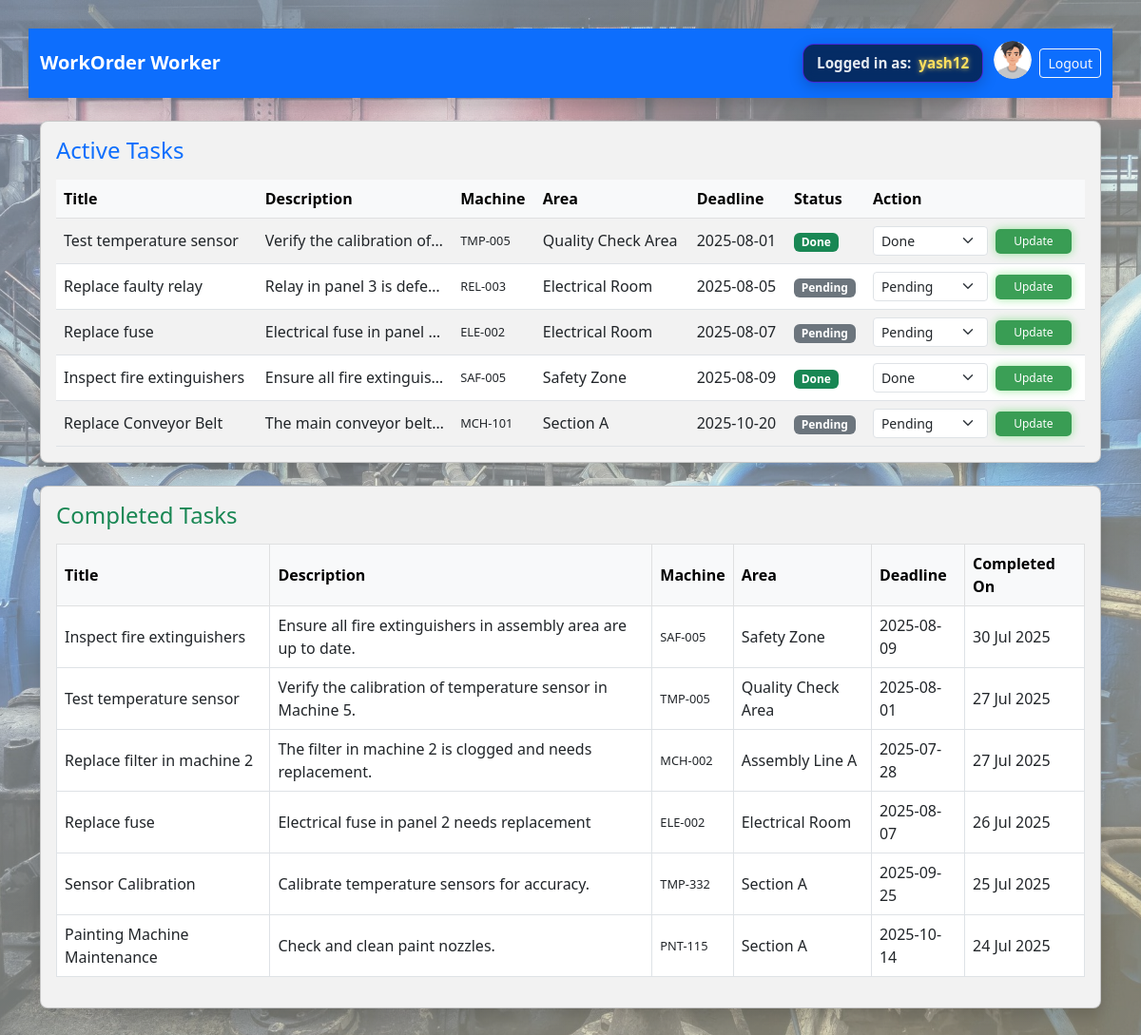
Screenshot of /dashboard (signed in) with the database file from the repository.
### tables this page shows
CREATE TABLE users (
                id INTEGER PRIMARY KEY AUTOINCREMENT,
                username TEXT NOT NULL UNIQUE,
                password TEXT NOT NULL,
                role TEXT NOT NULL,
                email TEXT,
                phone TEXT,
                profile_pic TEXT
            );

CREATE TABLE tasks (
                id INTEGER PRIMARY KEY AUTOINCREMENT,
                title TEXT,
                description TEXT,
                machine_id TEXT,
                area TEXT,
                deadline TEXT,
                assigned_to INTEGER,
                status TEXT,
                FOREIGN KEY (assigned_to) REFERENCES users (id)
            );

CREATE TABLE completed_tasks (
            id INTEGER PRIMARY KEY AUTOINCREMENT,
            task_id INTEGER UNIQUE,
            title TEXT,
            description TEXT,
            machine_id TEXT,
            area TEXT,
            deadline TEXT,
            worker_id INTEGER,
            completed_at TIMESTAMP DEFAULT CURRENT_TIMESTAMP
        , assigned_to INTEGER);

### app.py (the view, shortened to what this page needs)
@app.route('/dashboard')
def dashboard():
    if 'user_id' not in session:
        return redirect(url_for('login'))
    conn = get_db()
    cur = conn.cursor()
    cur.execute("SELECT id, username, role, profile_pic FROM users WHERE id = ?", (session['user_id'],))
    user = cur.fetchone()
    current_date = datetime.today().date()
    cur.execute("""
        SELECT *
        FROM tasks
        WHERE assigned_to = ?
        ORDER BY deadline
    """, (session['user_id'],))
    tasks = cur.fetchall()
    cur.execute("""
        CREATE TABLE IF NOT EXISTS completed_tasks (
            id INTEGER PRIMARY KEY AUTOINCREMENT,
            task_id INTEGER UNIQUE,
            title TEXT,
            description TEXT,
            machine_id TEXT,
            area TEXT,
            deadline TEXT,
            worker_id INTEGER,
            completed_at TIMESTAMP DEFAULT CURRENT_TIMESTAMP
        )
    """)
    conn.commit()
    cur.execute("""
        SELECT *
        FROM completed_tasks
        WHERE worker_id = ?
        ORDER BY completed_at DESC
    """, (session['user_id'],))
    completed_tasks = cur.fetchall()
    conn.close()
    return render_template('worker_dashboard.html', tasks=tasks, completed_tasks=completed_tasks, user=user)

### app.py (called while the page is built)
def get_db():
    conn = sqlite3.connect(DB_PATH)
    conn.row_factory = sqlite3.Row
    return conn# ---------- tiny helper just for analytics ----------

@app.template_filter('datetimeformat')
def datetimeformat(value, format='%Y-%m-%d'):
    if isinstance(value, str):
        try:
            value = datetime.fromisoformat(value)
        except:
            return value  # fallback if parsing fails
    return value.strftime(format)

### templates/worker_dashboard.html (shortened to what this page needs)
<!DOCTYPE html>
<html lang="en">
<head>
  <link href="https://cdn.jsdelivr.net/npm/bootstrap@5.3.0/dist/css/bootstrap.min.css" rel="stylesheet">
  <link rel="stylesheet" href="{{ url_for('static', filename='style.css') }}">
</head>
<body>
<nav class="navbar navbar-expand-lg navbar-dark bg-primary shadow mb-4">
  <div class="container d-flex justify-content-between align-items-center">
    <span class="navbar-brand fw-bold">WorkOrder Worker</span>
    <div class="d-flex align-items-center ms-auto">
      <p class="logged-in-badge shadow-glass">
  <span class="text">Logged in as:</span>
  <span class="worker-name">{{ user['username'] }}</span>
</p>
      <a href="{{ url_for('profile', user_id=session['user_id']) }}" title="View Profile" class="me-2">
        <div class="avatar-wrapper">
          {% if user and user['profile_pic'] and user['profile_pic']|length > 0 %}
            <img src="{{ url_for('static', filename='uploads/' ~ user['profile_pic']) }}" alt="Profile" class="avatar-img">
          {% else %}
            <img src="{{ url_for('static', filename='uploads/dummy profile.png') }}" alt="Default Profile" class="avatar-img">
          {% endif %}
        </div>
      </a>
      <a href="{{ url_for('logout') }}" class="btn btn-outline-light btn-sm">Logout</a>
    </div>
  </div>
</nav>
<div class="container">
  <div class="card p-3 shadow table-responsive mb-4">
    <h4 class="mb-3 text-primary">Active Tasks</h4>
    <table class="table table-striped table-hover align-middle mb-0">
      <thead class="table-light">
        <tr>
          <th>Title</th>
          <th>Description</th>
          <th>Machine</th>
          <th>Area</th>
          <th>Deadline</th>
          <th>Status</th>
          <th>Action</th>
        </tr>
      </thead>
      <tbody>
        {% for task in tasks %}
        <tr class="clickable-row" data-task-id="{{ task['id'] }}">
          <td>{{ task['title'] }}</td>
          <td class="description-cell">{{ task['description'] }}</td>
          <td>{{ task['machine_id'] }}</td>
          <td>{{ task['area'] }}</td>
          <td>{{ task['deadline'] }}</td>
          <td>
            <span class="badge bg-{% if task['status'] == 'Done' %}success{% elif task['status'] == 'In Progress' %}primary{% else %}secondary{% endif %}">{{ task['status'] }}</span>
          </td>
          <td>
            <form method="POST" action="{{ url_for('update_task', task_id=task['id']) }}" enctype="multipart/form-data" class="d-flex align-items-center gap-2 flex-wrap status-form">
              <select name="status" class="form-select form-select-sm w-auto">
                <option value="Pending" {% if task['status'] == 'Pending' %}selected{% endif %}>Pending</option>
                <option value="Done" {% if task['status'] == 'Done' %}selected{% endif %}>Done</option>
              </select>
              <button type="submit" class="btn btn-sm btn-update">Update</button>
            </form>
          </td>
        </tr>
        {% endfor %}
      </tbody>
    </table>
  </div>
  <div class="card p-3 shadow table-responsive">
    <h4 class="mb-3 text-success">Completed Tasks</h4>
    {% if completed_tasks %}
    <table class="table table-bordered table-hover align-middle">
      <thead class="table-light">
        <tr>
          <th>Title</th>
          <th>Description</th>
          <th>Machine</th>
          <th>Area</th>
          <th>Deadline</th>
          <th>Completed On</th>
        </tr>
      </thead>
      <tbody>
        {% for ctask in completed_tasks %}
        <tr>
          <td>{{ ctask['title'] }}</td>
          <td>{{ ctask['description'] }}</td>
          <td>{{ ctask['machine_id'] }}</td>
          <td>{{ ctask['area'] }}</td>
          <td>{{ ctask['deadline'] }}</td>
          <td>{{ ctask['completed_at']|datetimeformat('%d %b %Y') }}</td>
        </tr>
        {% endfor %}
      </tbody>
    </table>
    {% else %}
      <p class="text-muted mb-0">No tasks completed yet.</p>
    {% endif %}
  </div>
</div>
</body>
</html>

### static/style.css (style rules this page uses)
:root { --main-bg: #f8f9fa; --card-bg: #fff; --accent: #0d6efd; }
body { background: var(--main-bg); min-height: 100vh; font-family: 'Segoe UI', Arial, sans-serif; }
td.description-cell { max-width: 200px; overflow: hidden; text-overflow: ellipsis; white-space: nowrap; }
.table td:nth-child(3) { max-width: 200px; white-space: normal; word-wrap: break-word; font-size: 0.8rem; }
.btn-update { background-color: #0d8422; color: white; border: none; padding: 4px 10px; font-size: 0.75rem; width: 80px; border-radius: 5px; margin-top: 2px; transition: background-color 0.3s ease; }
.btn-update { background: rgba(10, 136, 44, 0.8); backdrop-filter: blur(3px); box-shadow: 0 0 10px rgba(16, 200, 26, 0.4); }
.card { border-radius: 1.5rem; box-shadow: 0 6px 36px -12px rgba(0,0,0,0.13); background: var(--card-bg); margin-bottom: 2rem; transition: box-shadow .3s; }
body { font-family: 'Segoe UI', sans-serif; background: linear-gradient(135deg, #d0e7ff, #fff7d1); margin: 0; padding: 30px; }
button { margin-top: 20px; padding: 10px; background: #007bff; color: white; border: none; border-radius: 10px; cursor: pointer; width: 100%; font-size: 16px; }
.table th, .table td { vertical-align: middle; }
:root { --bg-color: #ffffff; --text-color: #000000; --card-color: #f2f2f2; }
body { background-color: var(--bg-color); color: var(--text-color); font-family: 'Segoe UI', Tahoma, Geneva, Verdana, sans-serif; transition: all 0.3s ease; }
.card { background-color: var(--card-color); padding: 1rem; border-radius: 8px; }
.avatar-wrapper, .avatar-wrapper-sm, .avatar-wrapper-lg { border-radius: 50%; overflow: hidden; display: inline-block; flex-shrink: 0; }
.avatar-wrapper { width: 40px; height: 40px; }
.avatar-img { width: 100%; height: 100%; object-fit: cover; display: block; border-radius: 50%; }
@media (min-width: 768px) { .container { max-width: 90%; } }
@media (min-width: 1024px) { .container { max-width: 1200px; } }

### rows the page displays
users: username "yash12", profile_pic (picture)
tasks: title "Test temperature sensor", description "Verify the calibration of…", machine_id "TMP-005", area "Quality Check Area", deadline "2025-08-01", status "Done"
tasks: title "Replace faulty relay", description "Relay in panel 3 is defe…", machine_id "REL-003", area "Electrical Room", deadline "2025-08-05", status "Pending"
tasks: title "Replace fuse", description "Electrical fuse in panel…", machine_id "ELE-002", area "Electrical Room", deadline "2025-08-07", status "Pending"
tasks: title "Inspect fire extinguishers", description "Ensure all fire extinguis…", machine_id "SAF-005", area "Safety Zone", deadline "2025-08-09", status "Done"
tasks: title "Replace Conveyor Belt", description "The main conveyor belt…", machine_id "MCH-101", area "Section A", deadline "2025-10-20", status "Pending"
completed_tasks: title "Inspect fire extinguishers", description "Ensure all fire extinguishers in assembly area are up to date.", machine_id "SAF-005", area "Safety Zone", deadline "2025-08-09", completed_at "30 Jul 2025"
completed_tasks: title "Test temperature sensor", description "Verify the calibration of temperature sensor in Machine 5.", machine_id "TMP-005", area "Quality Check Area", deadline "2025-08-01", completed_at "27 Jul 2025"
completed_tasks: title "Replace filter in machine 2", description "The filter in machine 2 is clogged and needs replacement.", machine_id "MCH-002", area "Assembly Line A", deadline "2025-07-28", completed_at "27 Jul 2025"
completed_tasks: title "Replace fuse", description "Electrical fuse in panel 2 needs replacement", machine_id "ELE-002", area "Electrical Room", deadline "2025-08-07", completed_at "26 Jul 2025"
completed_tasks: title "Sensor Calibration", description "Calibrate temperature sensors for accuracy.", machine_id "TMP-332", area "Section A", deadline "2025-09-25", completed_at "25 Jul 2025"
completed_tasks: title "Painting Machine Maintenance", description "Check and clean paint nozzles.", machine_id "PNT-115", area "Section A", deadline "2025-10-14", completed_at "24 Jul 2025"
